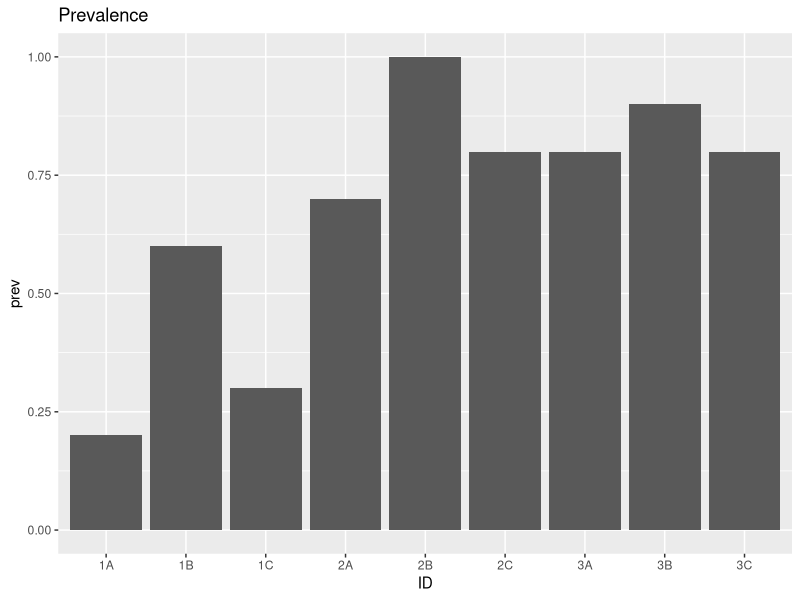
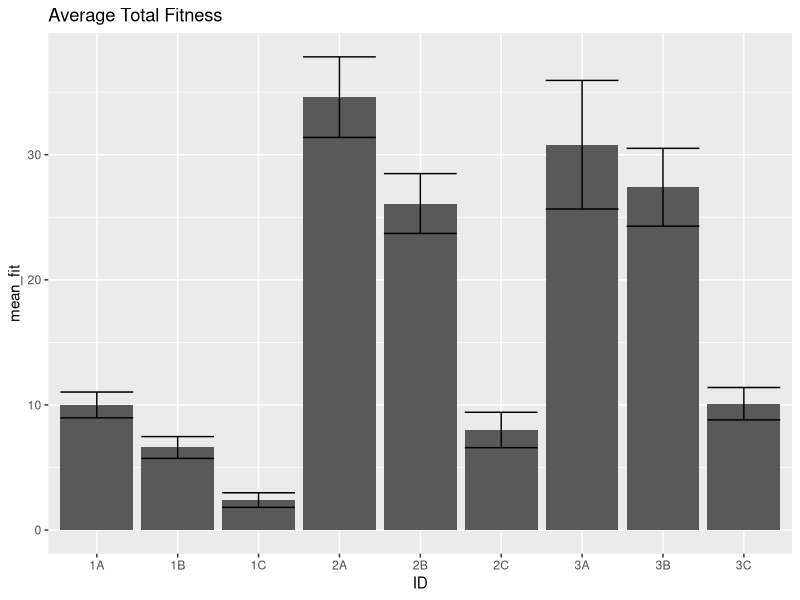
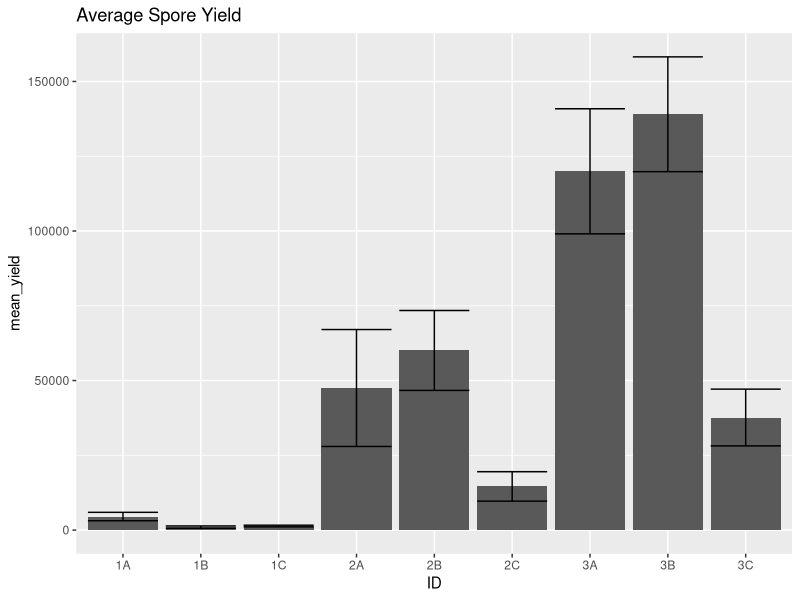
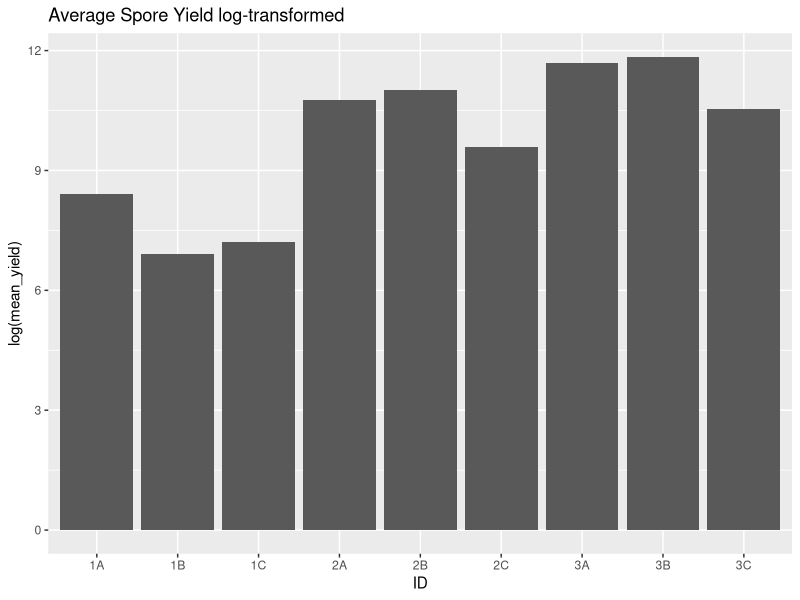
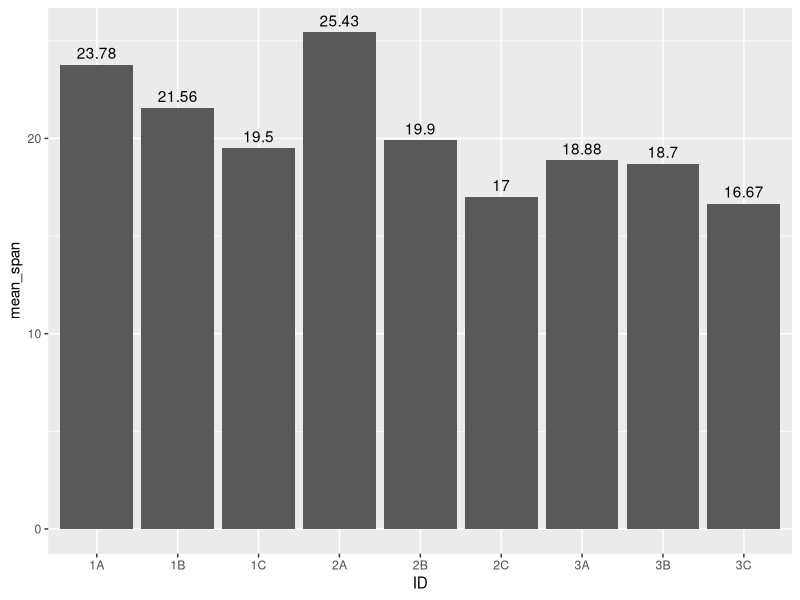

Generate these figures, in order, with R:
## ---- chunk 1
knitr::opts_chunk$set(echo = TRUE)
## ---- chunk 2
library(tidyverse)
library(magrittr)
library(lubridate)
library(here)
## ---- chunk 3
treatments <- read_csv(here("data/treatments.csv"))
fitness <- read_csv(here("data/fitness.csv"))
mort <- read_csv(here("data/mortality.csv"))
## ---- chunk 4
head(treatments)
head(mort)
head(fitness)
## ---- chunk 5
prevalence <- mort %>% group_by(ID) %>% summarize(n = n(), prev = sum(infection_status, na.rm = T)/n()) #NA's removed from numerator but still in denominator
prevalence %>% ggplot(.,aes(x=ID,y=prev)) +
  geom_col() + 
  labs(title = "Prevalence")
## ---- chunk 6
fit_by_ID_replicate <- fitness %>% group_by(ID, replicate) %>% summarize(total_fit = sum(fitness, na.rm = T)) # removed NAs
fit_average <- fit_by_ID_replicate %>% group_by(ID) %>% 
  summarize(n = n(), mean_fit = mean(total_fit, na.rm = T), var = var(total_fit, na.rm = T), se = sqrt(var(total_fit, na.rm = T)/n())) # remove NAs
fit_average %>% ggplot(., aes(x=ID, y=mean_fit)) +
  geom_col() + 
  geom_errorbar(aes(ymin = mean_fit-se, ymax = mean_fit+se)) +
  labs(title = "Average Total Fitness")
## ---- chunk 7
spores <- mort %>% filter(spore_yield>0) %>% group_by(ID) %>% 
  summarize(mean_yield = mean(spore_yield, na.rm=T), # NAs removed but there should be no NAs after the filter
            var = var(spore_yield, na.rm = T), 
            se = sqrt(var(spore_yield, na.rm = T)/n()))
spores %>% ggplot(., aes(x=ID, y=mean_yield)) + 
  geom_col() + 
  geom_errorbar(aes(ymin = mean_yield-se, ymax = mean_yield+se)) +
  labs(title = "Average Spore Yield")
spores %>% ggplot(., aes(x=ID, y=log(mean_yield))) + 
  geom_col() + 
  labs(title = "Average Spore Yield log-transformed")
## ---- chunk 8
lifespan <- left_join(mort, treatments, by = "ID")
lifespan %<>% select(ID, replicate, birth_date, date)
mdy(lifespan$birth_date)
lifespan %<>% transmute(ID=ID, replicate=replicate, birthday=mdy(birth_date), deathday=mdy(date))
lifespan %<>% mutate(span = deathday - birthday)

mean_span <- lifespan %>% group_by(ID) %>% summarize(mean_span = mean(span, na.rm=T))

mean_span %>% ggplot(.,aes(x=ID, y=mean_span)) +
  geom_col() + 
  geom_text(aes(label=round(mean_span, digits = 2)), vjust = -0.5)
